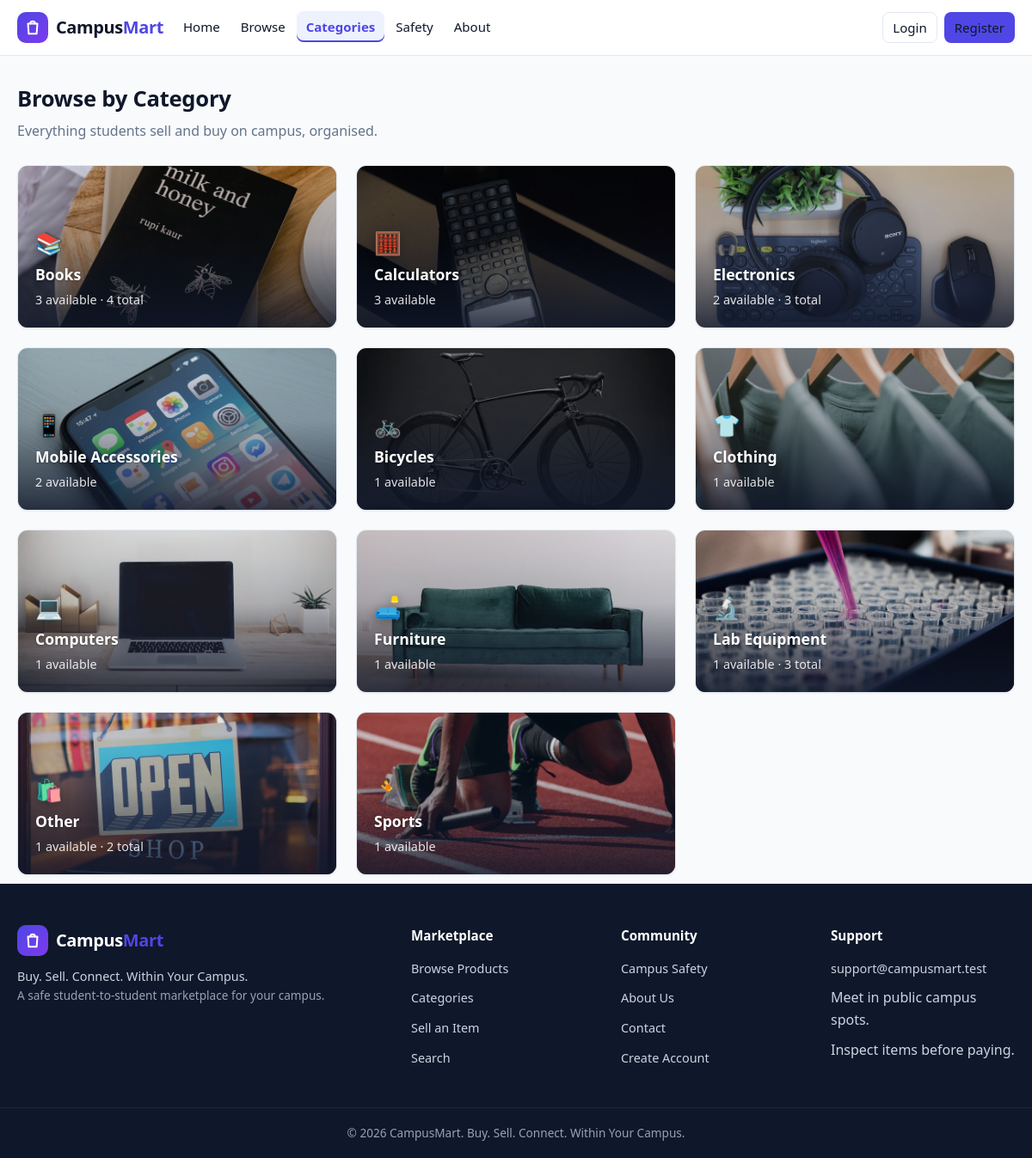
/categories.php, run on the app's committed database.
### tables this page shows
CREATE TABLE categories (
  id INT UNSIGNED NOT NULL AUTO_INCREMENT,
  name VARCHAR(100) NOT NULL,
  description VARCHAR(255) DEFAULT NULL,
  status ENUM('active','disabled') NOT NULL DEFAULT 'active',
  created_at DATETIME NOT NULL DEFAULT CURRENT_TIMESTAMP,
  updated_at DATETIME NOT NULL DEFAULT CURRENT_TIMESTAMP ON UPDATE CURRENT_TIMESTAMP,
  PRIMARY KEY (id),
  UNIQUE KEY uq_categories_name (name)
);

### includes/functions.php (called while the page is built, shortened)
<?php
function db(): PDO
{
    static $pdo = null;
    if ($pdo === null) {
        try {
            $dsn = 'mysql:host=' . DB_HOST . ';dbname=' . DB_NAME . ';charset=' . DB_CHARSET;
            $pdo = new PDO($dsn, DB_USER, DB_PASS, [
                PDO::ATTR_ERRMODE            => PDO::ERRMODE_EXCEPTION,
                PDO::ATTR_DEFAULT_FETCH_MODE => PDO::FETCH_ASSOC,
                PDO::ATTR_EMULATE_PREPARES   => false,
            ]);
        } catch (PDOException $e) {
            http_response_code(500);
            require BASE_PATH . '/404.php';
            exit('Database connection failed.');
        }
    }
    return $pdo;
}
function e(mixed $value): string
{
    return htmlspecialchars((string)$value, ENT_QUOTES, 'UTF-8');
}
function settings(?string $key = null): mixed
{
    static $cache = null;
    if ($cache === null) {
        $cache = [];
        try {
            $rows = db()->query('SELECT setting_key, setting_value FROM settings')->fetchAll();
            foreach ($rows as $row) {
                $cache[$row['setting_key']] = $row['setting_value'];
            }
        } catch (Throwable) {
            $cache = [];
        }
    }
    return $cache[$key] ?? null;
}
function is_logged_in(): bool
{
    return !empty($_SESSION['user_id']);
}
function current_user(): ?array
{
    if (!is_logged_in()) {
        return null;
    }
    static $user = null;
    return $user;
}
function run_expiry_check(): void
{
    try {
        $last = (int)(settings('_last_expiry_check') ?: 0);
    } catch (Throwable) {
    }
}
function category_visual(string $name): array
{
    static $map = [
        'books'              => ['books.jpg', '📚'],
        'electronics'        => ['electronics.jpg', '🎧'],
        'computers'          => ['computers.jpg', '💻'],
        'mobile accessories' => ['mobile-accessories.jpg', '📱'],
        'calculators'        => ['calculators.jpg', '🧮'],
        'lab equipment'      => ['lab-equipment.jpg', '🔬'],
        'bicycles'           => ['bicycles.jpg', '🚲'],
        'furniture'          => ['furniture.jpg', '🛋️'],
        'clothing'           => ['clothing.jpg', '👕'],
        'sports'             => ['sports.jpg', '🏃'],
        'other'              => ['other.jpg', '🛍️'],
    ];
    return $map[strtolower(trim($name))] ?? $map['other'];
}

### includes/init.php (called while the page is built, shortened)
<?php
require_once __DIR__ . '/../includes/functions.php';
run_expiry_check();

### categories.php (the view, shortened to what this page needs)
<?php
require_once __DIR__ . '/includes/init.php';
$pdo = db();
$categories = $pdo->query(
    "SELECT c.*, COUNT(p.id) AS product_count,
            (SELECT COUNT(*) FROM products p2 WHERE p2.category_id = c.id AND p2.status = 'active') AS active_count
     FROM categories c
     LEFT JOIN products p ON p.category_id = c.id AND p.status IN ('active','reserved','sold')
     WHERE c.status = 'active'
     GROUP BY c.id
     ORDER BY active_count DESC, c.name ASC"
)->fetchAll();
require __DIR__ . '/includes/header.php';
?>
<div class="container" style="padding-top:30px; padding-bottom:10px;">
  <div class="section-head">
    <div>
      <h2>Browse by Category</h2>
      <p>Everything students sell and buy on campus, organised.</p>
    </div>
  </div>
  <?php if (empty($categories)): ?>
    <div class="card empty-state">
      <div class="empty-icon">📦</div>
      <h3>No categories yet</h3>
      <p>Categories will appear here once they are published.</p>
    </div>
  <?php else: ?>
    <div class="feature-grid">
      <?php foreach ($categories as $cat): [$catImg, $catEmoji] = category_visual($cat['name']); ?>
        <a class="card feature cat-card" href="<?= e(APP_BASE_URL . '/products.php?category=' . (int)$cat['id']) ?>">
          <img class="cat-img" src="<?= e(APP_BASE_URL . '/assets/images/categories/' . $catImg) ?>" alt="<?= e($cat['name']) ?>" loading="lazy">
          <div class="cat-body">
            <div class="cat-icon" aria-hidden="true"><?= $catEmoji ?></div>
            <h3><?= e($cat['name']) ?></h3>
            <p>
              <?= (int)$cat['active_count'] ?> available
              <?php if ((int)$cat['product_count'] !== (int)$cat['active_count']): ?>
                · <?= (int)$cat['product_count'] ?> total
              <?php endif; ?>
            </p>
          </div>
        </a>
      <?php endforeach; ?>
    </div>
  <?php endif; ?>
</div>
<?php require __DIR__ . '/includes/footer.php'; ?>

### includes/header.php (shortened to what this page needs)
<!DOCTYPE html>
<html lang="en">
<head>
  <link rel="stylesheet" href="<?= e(APP_BASE_URL . '/assets/css/style.css?v=' . filemtime(__DIR__ . '/../assets/css/style.css')) ?>">
</head>
<body>
<?php require __DIR__ . '/navbar.php'; ?>

### includes/navbar.php (shortened to what this page needs)
<?php
$navUser = current_user();
$navUnread = $navUser ? unread_notifications_count((int)$navUser['id']) : 0;
$navScript = basename($_SERVER['SCRIPT_NAME'] ?? '');
$navDir = basename(dirname($_SERVER['SCRIPT_NAME'] ?? ''));
if ($navDir === 'admin') {
    $navActive = $navScript;
} else {
    $navMap = [
        'index.php'        => 'home',
        'products.php'     => 'browse',
        'search.php'       => 'browse',
        'categories.php'   => 'categories',
        'sell.php'         => 'sell',
        'safety.php'       => 'safety',
        'about.php'        => 'about',
        'dashboard.php'    => 'my-dashboard',
        'add-listing.php'  => 'sell',
        'edit-listing.php' => 'sell',
        'favorites.php'    => 'favorites',
        'messages.php'     => 'messages',
        'notifications.php'=> 'notifications',
    ];
    $navActive = $navMap[$navScript] ?? '';
}
function nav_active(string $key, string $current): string
{
    return $current === $key ? ' class="active"' : '';
}
?>
<header class="navbar">
  <div class="nav-container">
    <a class="navbar-brand" href="<?= e(APP_BASE_URL . '/index.php') ?>">
      <span class="brand-mark" aria-hidden="true">
        <svg viewBox="0 0 24 24" fill="none" stroke="currentColor" stroke-width="2.2" stroke-linecap="round" stroke-linejoin="round" width="22" height="22">
          <path d="M6 7h12l-1 13H7L6 7z"/>
          <path d="M9 7a3 3 0 0 1 6 0"/>
        </svg>
      </span>
      <span class="brand-name">Campus<em>Mart</em></span>
    </a>
    <nav class="nav-links" id="navLinks" aria-label="Main navigation">
      <ul class="nav-menu">
        <?php if ($navUser && $navUser['role'] === 'admin'): ?>
          <li><a href="<?= e(APP_BASE_URL . '/admin/dashboard.php') ?>"<?= nav_active('dashboard.php', $navActive) ?>>Dashboard</a></li>
          <li><a href="<?= e(APP_BASE_URL . '/admin/users.php') ?>"<?= nav_active('users.php', $navActive) ?>>Users</a></li>
          <li><a href="<?= e(APP_BASE_URL . '/admin/products.php') ?>"<?= nav_active('products.php', $navActive) ?>>Listings</a></li>
          <li><a href="<?= e(APP_BASE_URL . '/admin/categories.php') ?>"<?= nav_active('categories.php', $navActive) ?>>Categories</a></li>
          <li><a href="<?= e(APP_BASE_URL . '/admin/orders.php') ?>"<?= nav_active('orders.php', $navActive) ?>>Orders</a></li>
          <li><a href="<?= e(APP_BASE_URL . '/admin/reports.php') ?>"<?= nav_active('reports.php', $navActive) ?>>Reports</a></li>
          <li><a href="<?= e(APP_BASE_URL . '/admin/reviews.php') ?>"<?= nav_active('reviews.php', $navActive) ?>>Reviews</a></li>
          <li><a href="<?= e(APP_BASE_URL . '/admin/settings.php') ?>"<?= nav_active('settings.php', $navActive) ?>>Settings</a></li>
        <?php else: ?>
          <li><a href="<?= e(APP_BASE_URL . '/index.php') ?>"<?= nav_active('home', $navActive) ?>>Home</a></li>
          <li><a href="<?= e(APP_BASE_URL . '/products.php') ?>"<?= nav_active('browse', $navActive) ?>>Browse</a></li>
          <li><a href="<?= e(APP_BASE_URL . '/categories.php') ?>"<?= nav_active('categories', $navActive) ?>>Categories</a></li>
          <?php if ($navUser): ?>
            <li><a href="<?= e(APP_BASE_URL . '/user/add-listing.php') ?>"<?= nav_active('sell', $navActive) ?>>Sell</a></li>
            <li><a href="<?= e(APP_BASE_URL . '/user/favorites.php') ?>"<?= nav_active('favorites', $navActive) ?>>Favorites</a></li>
            <li><a href="<?= e(APP_BASE_URL . '/user/messages.php') ?>"<?= nav_active('messages', $navActive) ?>>Messages</a></li>
            <li><a href="<?= e(APP_BASE_URL . '/user/notifications.php') ?>"<?= nav_active('notifications', $navActive) ?>>
              Notifications
              <?php if ($navUnread > 0): ?><span class="nav-badge"><?= (int)$navUnread ?></span><?php endif; ?>
            </a></li>
            <li><a href="<?= e(APP_BASE_URL . '/user/dashboard.php') ?>"<?= nav_active('my-dashboard', $navActive) ?>>My Dashboard</a></li>
          <?php else: ?>
            <li><a href="<?= e(APP_BASE_URL . '/safety.php') ?>"<?= nav_active('safety', $navActive) ?>>Safety</a></li>
            <li><a href="<?= e(APP_BASE_URL . '/about.php') ?>"<?= nav_active('about', $navActive) ?>>About</a></li>
          <?php endif; ?>
        <?php endif; ?>
      </ul>
      <ul class="nav-actions">
        <?php if (!$navUser): ?>
          <li><a class="btn btn-ghost btn-sm" href="<?= e(APP_BASE_URL . '/login.php') ?>">Login</a></li>
          <li><a class="btn btn-primary btn-sm" href="<?= e(APP_BASE_URL . '/register.php') ?>">Register</a></li>
        <?php endif; ?>
      </ul>
    </nav>
  </div>
</header>

### includes/footer.php (shortened to what this page needs)
<?php
$siteName = settings('site_name') ?: APP_NAME;
$supportEmail = settings('support_email') ?: '';
?>
<footer class="site-footer">
  <div class="container footer-grid">
    <div class="footer-col">
      <a class="navbar-brand" href="<?= e(APP_BASE_URL . '/index.php') ?>">
        <span class="brand-mark" aria-hidden="true">
          <svg viewBox="0 0 24 24" fill="none" stroke="currentColor" stroke-width="2.2" stroke-linecap="round" stroke-linejoin="round" width="22" height="22">
            <path d="M6 7h12l-1 13H7L6 7z"/>
            <path d="M9 7a3 3 0 0 1 6 0"/>
          </svg>
        </span>
        <span class="brand-name">Campus<em>Mart</em></span>
      </a>
      <p><?= e(settings('site_tagline') ?: APP_TAGLINE) ?></p>
      <p class="footer-muted">A safe student-to-student marketplace for your campus.</p>
    </div>
    <div class="footer-col">
      <h4>Marketplace</h4>
      <ul>
        <li><a href="<?= e(APP_BASE_URL . '/products.php') ?>">Browse Products</a></li>
        <li><a href="<?= e(APP_BASE_URL . '/categories.php') ?>">Categories</a></li>
        <li><a href="<?= e(APP_BASE_URL . '/user/add-listing.php') ?>">Sell an Item</a></li>
        <li><a href="<?= e(APP_BASE_URL . '/search.php') ?>">Search</a></li>
      </ul>
    </div>
    <div class="footer-col">
      <h4>Community</h4>
      <ul>
        <li><a href="<?= e(APP_BASE_URL . '/safety.php') ?>">Campus Safety</a></li>
        <li><a href="<?= e(APP_BASE_URL . '/about.php') ?>">About Us</a></li>
        <li><a href="<?= e(APP_BASE_URL . '/contact.php') ?>">Contact</a></li>
        <li><a href="<?= e(APP_BASE_URL . '/register.php') ?>">Create Account</a></li>
      </ul>
    </div>
    <div class="footer-col">
      <h4>Support</h4>
      <ul>
        <?php if ($supportEmail !== ''): ?>
          <li><a href="mailto:<?= e($supportEmail) ?>"><?= e($supportEmail) ?></a></li>
        <?php endif; ?>
        <li>Meet in public campus spots.</li>
        <li>Inspect items before paying.</li>
      </ul>
    </div>
  </div>
  <div class="footer-bottom">
    <div class="container">
      <p>&copy; <?= date('Y') ?> <?= e($siteName) ?>. Buy. Sell. Connect. Within Your Campus.</p>
    </div>
  </div>
</footer>
</body>
</html>

### data on the page
categories: shows a picture, catEmoji "📚", name "Books", active_count "3", product_count "4"
categories: shows a picture, catEmoji "🧮", name "Calculators", active_count "3"
categories: shows a picture, catEmoji "🎧", name "Electronics", active_count "2", product_count "3"
categories: shows a picture, catEmoji "📱", name "Mobile Accessories", active_count "2"
categories: shows a picture, catEmoji "🚲", name "Bicycles", active_count "1"
categories: shows a picture, catEmoji "👕", name "Clothing", active_count "1"
categories: shows a picture, catEmoji "💻", name "Computers", active_count "1"
categories: shows a picture, catEmoji "🛋️", name "Furniture", active_count "1"
categories: shows a picture, catEmoji "🔬", name "Lab Equipment", active_count "1", product_count "3"
categories: shows a picture, catEmoji "🛍️", name "Other", active_count "1", product_count "2"
categories: shows a picture, catEmoji "🏃", name "Sports", active_count "1"

### other printed values
settings('site_tagline') ?: APP_TAGLINE "Buy. Sell. Connect. Within Your Campus."
$supportEmail "support@campusmart.test"
$siteName "CampusMart"
